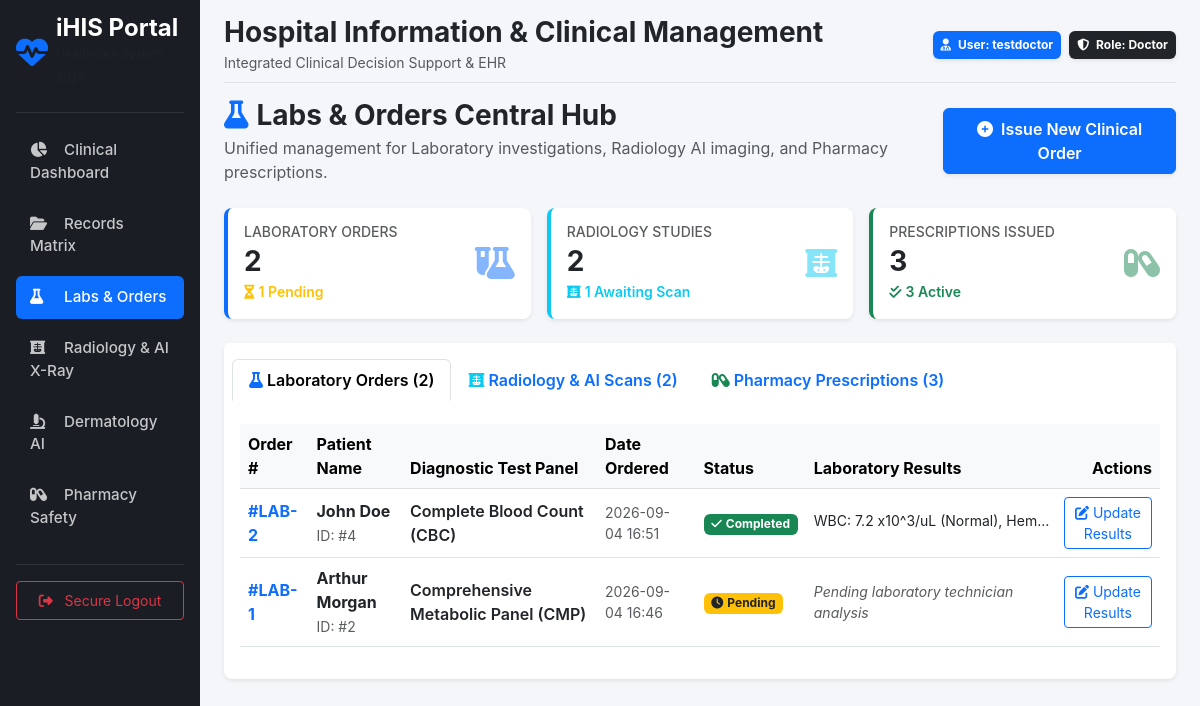
Page /orders/hub (signed in) on the earlier database version.
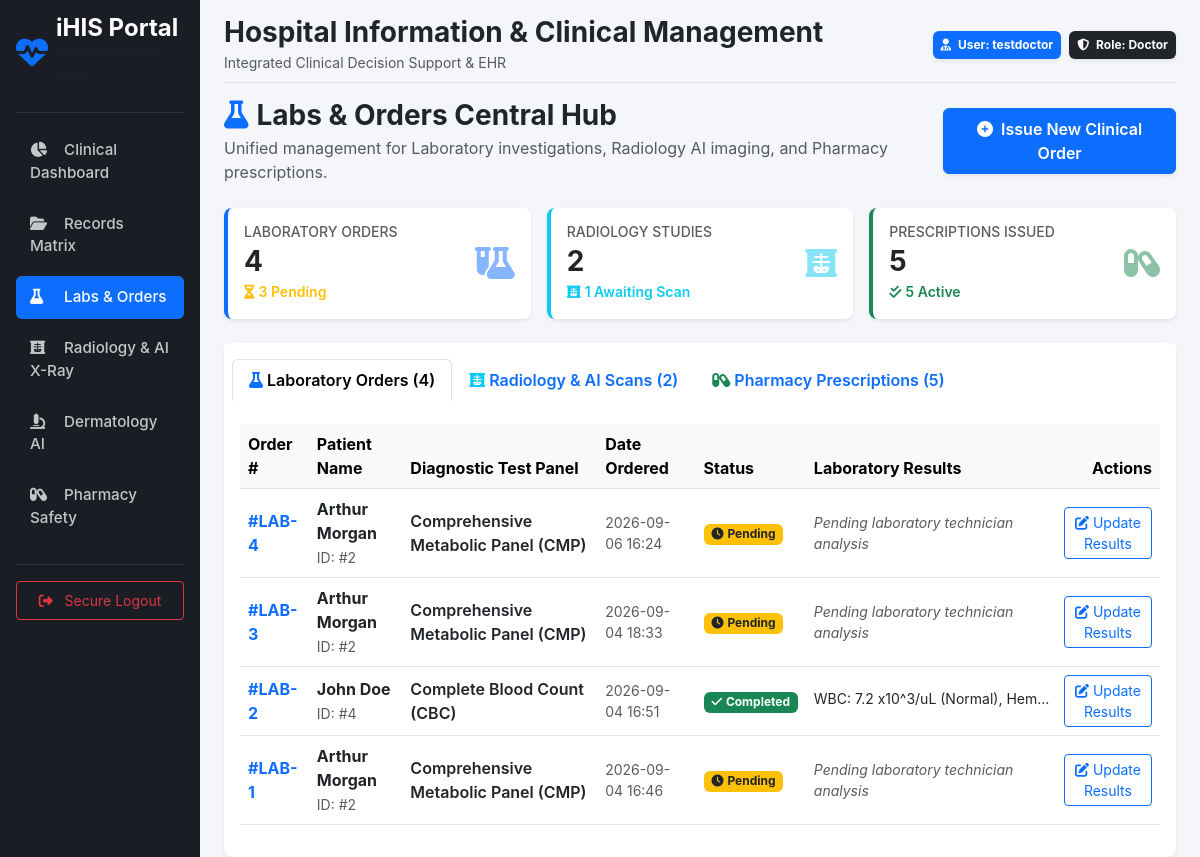
Same page on the later database version.
### models/orders.py (models this page shows)
class LabOrder(db.Model):
    __tablename__ = 'lab_orders'
    id = db.Column(db.Integer, primary_key=True)
    patient_id = db.Column(db.Integer, db.ForeignKey('patients.id'), nullable=False)
    doctor_id = db.Column(db.Integer, db.ForeignKey('users.id'), nullable=False)
    test_name = db.Column(db.String(100), nullable=False) # e.g., 'CBC', 'Lipid Panel', 'Metabolic Panel'
    status = db.Column(db.String(30), default='Pending')  # Pending, Processing, Completed
    results = db.Column(db.Text, nullable=True)           # Lab findings entered later
    created_at = db.Column(db.DateTime, default=datetime.utcnow)
    updated_at = db.Column(db.DateTime, default=datetime.utcnow, onupdate=datetime.utcnow)
    doctor = db.relationship('User', foreign_keys=[doctor_id])

### models/patient.py (models this page shows, shortened)
class Patient(db.Model):
    __tablename__ = 'patients'
    id = db.Column(db.Integer, primary_key=True)
    user_id = db.Column(db.Integer, db.ForeignKey('users.id'), unique=True, nullable=False)
    first_name = db.Column(db.String(100), nullable=False)
    last_name = db.Column(db.String(100), nullable=False, index=True)
    date_of_birth = db.Column(db.Date, nullable=False)
    gender = db.Column(db.String(20), default='Not Specified')  # Male, Female, Other
    blood_type = db.Column(db.String(5))
    phone = db.Column(db.String(30), nullable=True)
    allergies = db.Column(db.Text)               # General allergies (e.g. latex, dust, peanuts)
    drug_sensitivities = db.Column(db.Text)      # Specific drug sensitivities & adverse reactions
    chronic_diseases = db.Column(db.Text)
    created_at = db.Column(db.DateTime, default=datetime.utcnow)
    updated_at = db.Column(db.DateTime, default=datetime.utcnow, onupdate=datetime.utcnow)
    is_deleted = db.Column(db.Boolean, default=False, nullable=False)
    user = db.relationship('User', backref=db.backref('patient_profile', uselist=False))
    vital_signs = db.relationship('VitalSigns', backref='patient', lazy=True, order_by='desc(VitalSigns.recorded_at)')
    medical_records = db.relationship('MedicalRecord', backref='patient', lazy=True, order_by='desc(MedicalRecord.created_at)')
    lab_orders = db.relationship('LabOrder', backref='patient', lazy=True, order_by='desc(LabOrder.created_at)')
    radiology_orders = db.relationship('RadiologyOrder', backref='patient', lazy=True, order_by='desc(RadiologyOrder.created_at)')
    prescriptions = db.relationship('Prescription', backref='patient', lazy=True, order_by='desc(Prescription.created_at)')
    @property
    def full_name(self):
        return f"{self.first_name} {self.last_name}"

### routes/orders.py (the view)
@orders_bp.route('', strict_slashes=False)
@orders_bp.route('/', strict_slashes=False)
@orders_bp.route('/hub', strict_slashes=False)
@login_required
@roles_required('Doctor', 'Admin', 'Laboratory Technician')
def orders_hub():
    order_filter = request.args.get('tab', 'all')
    status_filter = request.args.get('status', 'all')
    lab_query = LabOrder.query
    rad_query = RadiologyOrder.query
    rx_query = Prescription.query
    if status_filter != 'all':
        lab_query = lab_query.filter_by(status=status_filter)
        rad_query = rad_query.filter_by(status=status_filter)
        rx_query = rx_query.filter_by(status=status_filter)
    lab_orders = lab_query.order_by(LabOrder.created_at.desc()).all()
    radiology_orders = rad_query.order_by(RadiologyOrder.created_at.desc()).all()
    prescriptions = rx_query.order_by(Prescription.created_at.desc()).all()
    total_labs = LabOrder.query.count()
    pending_labs = LabOrder.query.filter_by(status='Pending').count()
    total_rads = RadiologyOrder.query.count()
    pending_rads = RadiologyOrder.query.filter_by(status='Ordered').count()
    total_rxs = Prescription.query.count()
    active_rxs = Prescription.query.filter_by(status='Active').count()
    patients = Patient.query.filter_by(is_deleted=False).all()
    return render_template(
        'orders/hub.html',
        lab_orders=lab_orders,
        radiology_orders=radiology_orders,
        prescriptions=prescriptions,
        total_labs=total_labs,
        pending_labs=pending_labs,
        total_rads=total_rads,
        pending_rads=pending_rads,
        total_rxs=total_rxs,
        active_rxs=active_rxs,
        order_filter=order_filter,
        status_filter=status_filter,
        patients=patients
    )

### app.py (called while the page is built)
@login_manager.user_loader
def load_user(user_id):
    from models.user import User
    return db.session.get(User, int(user_id))

### services/auth_helpers.py (called while the page is built)
def roles_required(*role_names):
    def decorator(f):
        @wraps(f)
        def decorated_function(*args, **kwargs):
            if not current_user.is_authenticated or current_user.role.name not in role_names:
                abort(403)
            return f(*args, **kwargs)
        return decorated_function
    return decorator

### templates/orders/hub.html (shortened to what the changed rows need)
{% extends 'base.html' %}
{% block content %}
<div class="row g-3 mb-4">
    <div class="col-md-4">
        <div class="card border-0 border-start border-primary border-4 shadow-sm p-3 bg-white">
            <div class="d-flex justify-content-between align-items-center">
                <div>
                    <h6 class="text-muted text-uppercase small mb-1">Laboratory Orders</h6>
                    <h3 class="fw-bold mb-0 text-dark">{{ total_labs }}</h3>
                    <small class="text-warning fw-semibold"><i class="fa-solid fa-hourglass-half me-1"></i>{{ pending_labs }} Pending</small>
                </div>
            </div>
        </div>
    </div>
    <div class="col-md-4">
        <div class="card border-0 border-start border-success border-4 shadow-sm p-3 bg-white">
            <div class="d-flex justify-content-between align-items-center">
                <div>
                    <h6 class="text-muted text-uppercase small mb-1">Prescriptions Issued</h6>
                    <h3 class="fw-bold mb-0 text-dark">{{ total_rxs }}</h3>
                    <small class="text-success fw-semibold"><i class="fa-solid fa-check-double me-1"></i>{{ active_rxs }} Active</small>
                </div>
            </div>
        </div>
    </div>
</div>
<div class="card border-0 shadow-sm">
    <div class="card-header bg-white border-0 py-3">
        <ul class="nav nav-tabs card-header-tabs" id="ordersTabs" role="tablist">
            <li class="nav-item">
                <button class="nav-link active fw-semibold" id="labs-tab" data-bs-toggle="tab" data-bs-target="#labsPanel" type="button">
                    <i class="fa-solid fa-flask me-1 text-primary"></i>Laboratory Orders ({{ lab_orders|length }})
                </button>
            </li>
            <li class="nav-item">
                <button class="nav-link fw-semibold" id="rx-tab" data-bs-toggle="tab" data-bs-target="#rxPanel" type="button">
                    <i class="fa-solid fa-capsules me-1 text-success"></i>Pharmacy Prescriptions ({{ prescriptions|length }})
                </button>
            </li>
        </ul>
    </div>
    <div class="card-body p-3 tab-content" id="ordersTabsContent">
        <div class="tab-pane fade show active" id="labsPanel">
            <div class="table-responsive">
                <table class="table table-hover align-middle">
                    <thead class="table-light text-secondary">
                        <tr>
                            <th>Order #</th>
                            <th>Patient Name</th>
                            <th>Diagnostic Test Panel</th>
                            <th>Date Ordered</th>
                            <th>Status</th>
                            <th>Laboratory Results</th>
                            <th class="text-end">Actions</th>
                        </tr>
                    </thead>
                    <tbody>
                        {% if lab_orders %}
                            {% for lab in lab_orders %}
                            <tr>
                                <td class="fw-bold text-primary">#LAB-{{ lab.id }}</td>
                                <td>
                                    <div class="fw-bold text-dark">{{ lab.patient.full_name if lab.patient else 'Patient #' ~ lab.patient_id }}</div>
                                    <small class="text-muted">ID: #{{ lab.patient_id }}</small>
                                </td>
                                <td class="fw-semibold text-dark">{{ lab.test_name }}</td>
                                <td class="small text-muted">{{ lab.created_at.strftime('%Y-%m-%d %H:%M') if lab.created_at else 'N/A' }}</td>
                                <td>
                                    {% if lab.status == 'Completed' %}
                                        <span class="badge bg-success"><i class="fa-solid fa-check me-1"></i>Completed</span>
                                    {% else %}
                                        <span class="badge bg-warning text-dark"><i class="fa-solid fa-clock me-1"></i>Pending</span>
                                    {% endif %}
                                </td>
                                <td class="small" style="max-width: 250px;">
                                    {% if lab.results %}
                                        <span class="text-truncate d-inline-block" style="max-width: 240px;" title="{{ lab.results }}">{{ lab.results }}</span>
                                    {% else %}
                                        <span class="text-muted fst-italic">Pending laboratory technician analysis</span>
                                    {% endif %}
                                </td>
                                <td class="text-end">
                                    <button class="btn btn-sm btn-outline-primary" data-bs-toggle="modal" data-bs-target="#updateLabModal{{ lab.id }}">
                                        <i class="fa-solid fa-pen-to-square me-1"></i>Update Results
                                    </button>
                                </td>
                            </tr>
                            {% endfor %}
                        {% else %}
                            <tr><td colspan="7" class="text-center py-4 text-muted">No laboratory orders recorded.</td></tr>
                        {% endif %}
                    </tbody>
                </table>
            </div>
        </div>
    </div>
</div>
{% endblock %}

Differences in the rows shown:
added LabOrder: id "4", patient "Arthur Morgan", patient_id "2", test_name "Comprehensive Metabolic Panel (CMP)", created_at "2026-09-06 16:24", status "Pending" (drawn), shows "Pending laboratory technician analysis"
added LabOrder: id "3", patient "Arthur Morgan", patient_id "2", test_name "Comprehensive Metabolic Panel (CMP)", created_at "2026-09-04 18:33", status "Pending" (drawn), shows "Pending laboratory technician analysis"
Other differences:
{{ total_labs }}: "2" → "4"
{{ pending_labs }}: "1" → "3"
{{ total_rxs }}: "3" → "5"
{{ active_rxs }}: "3" → "5"
{{ lab_orders|length }}: "2" → "4"
{{ prescriptions|length }}: "3" → "5"
